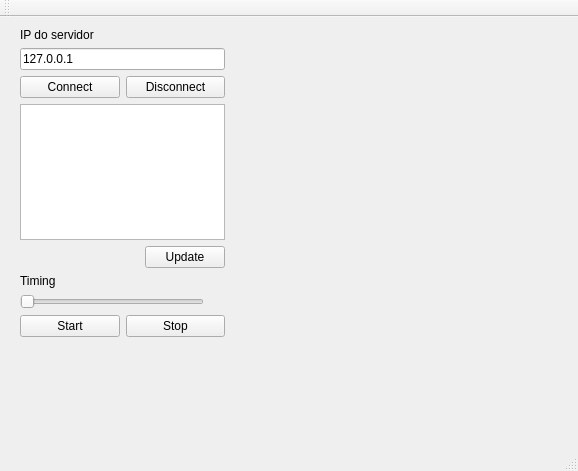
<?xml version="1.0" encoding="UTF-8"?>
<ui version="4.0">
 <class>MainWindow</class>
 <widget class="QMainWindow" name="MainWindow">
  <property name="geometry">
   <rect>
    <x>0</x>
    <y>0</y>
    <width>578</width>
    <height>471</height>
   </rect>
  </property>
  <property name="windowTitle">
   <string>MainWindow</string>
  </property>
  <widget class="QWidget" name="centralWidget">
   <widget class="QWidget" name="layoutWidget">
    <property name="geometry">
     <rect>
      <x>9</x>
      <y>0</y>
      <width>551</width>
      <height>331</height>
     </rect>
    </property>
    <layout class="QHBoxLayout" name="horizontalLayout_5" stretch="40,60">
     <item>
      <layout class="QHBoxLayout" name="horizontalLayout_4" stretch="4,0">
       <item>
        <layout class="QVBoxLayout" name="verticalLayout_3">
         <item>
          <widget class="QLabel" name="label_ip">
           <property name="text">
            <string>IP do servidor</string>
           </property>
          </widget>
         </item>
         <item>
          <widget class="QLineEdit" name="lineEdit_ipServ">
           <property name="text">
            <string>127.0.0.1</string>
           </property>
          </widget>
         </item>
         <item>
          <layout class="QHBoxLayout" name="horizontalLayout">
           <item>
            <widget class="QPushButton" name="pushButton_Connect">
             <property name="text">
              <string>Connect</string>
             </property>
            </widget>
           </item>
           <item>
            <widget class="QPushButton" name="pushButton_Disconnect">
             <property name="text">
              <string>Disconnect</string>
             </property>
            </widget>
           </item>
          </layout>
         </item>
         <item>
          <widget class="QListWidget" name="listWidget_maquinas"/>
         </item>
         <item>
          <layout class="QVBoxLayout" name="verticalLayout_2">
           <item>
            <widget class="QPushButton" name="pushButton_Update">
             <property name="sizePolicy">
              <sizepolicy hsizetype="Preferred" vsizetype="Preferred">
               <horstretch>0</horstretch>
               <verstretch>0</verstretch>
              </sizepolicy>
             </property>
             <property name="maximumSize">
              <size>
               <width>80</width>
               <height>25</height>
              </size>
             </property>
             <property name="layoutDirection">
              <enum>Qt::RightToLeft</enum>
             </property>
             <property name="text">
              <string>Update</string>
             </property>
            </widget>
           </item>
           <item>
            <layout class="QVBoxLayout" name="verticalLayout">
             <item>
              <widget class="QLabel" name="label_Time">
               <property name="text">
                <string>Timing</string>
               </property>
              </widget>
             </item>
             <item>
              <layout class="QHBoxLayout" name="horizontalLayout_3">
               <item>
                <widget class="QSlider" name="horizontalSlider_Timing">
                 <property name="minimum">
                  <number>1</number>
                 </property>
                 <property name="maximum">
                  <number>100</number>
                 </property>
                 <property name="tracking">
                  <bool>true</bool>
                 </property>
                 <property name="orientation">
                  <enum>Qt::Horizontal</enum>
                 </property>
                </widget>
               </item>
               <item>
                <widget class="QLabel" name="label_TimingVariavel">
                 <property name="minimumSize">
                  <size>
                   <width>15</width>
                   <height>0</height>
                  </size>
                 </property>
                 <property name="text">
                  <string/>
                 </property>
                </widget>
               </item>
              </layout>
             </item>
            </layout>
           </item>
          </layout>
         </item>
         <item>
          <layout class="QHBoxLayout" name="horizontalLayout_2">
           <item>
            <widget class="QPushButton" name="pushButton_Start">
             <property name="text">
              <string>Start</string>
             </property>
            </widget>
           </item>
           <item>
            <widget class="QPushButton" name="pushButton_Stop">
             <property name="text">
              <string>Stop</string>
             </property>
            </widget>
           </item>
          </layout>
         </item>
        </layout>
       </item>
       <item>
        <spacer name="horizontalSpacer">
         <property name="orientation">
          <enum>Qt::Horizontal</enum>
         </property>
         <property name="sizeHint" stdset="0">
          <size>
           <width>4</width>
           <height>20</height>
          </size>
         </property>
        </spacer>
       </item>
      </layout>
     </item>
     <item>
      <widget class="Plotter" name="widget" native="true"/>
     </item>
    </layout>
   </widget>
  </widget>
  <widget class="QMenuBar" name="menuBar">
   <property name="geometry">
    <rect>
     <x>0</x>
     <y>0</y>
     <width>578</width>
     <height>26</height>
    </rect>
   </property>
  </widget>
  <widget class="QToolBar" name="mainToolBar">
   <attribute name="toolBarArea">
    <enum>TopToolBarArea</enum>
   </attribute>
   <attribute name="toolBarBreak">
    <bool>false</bool>
   </attribute>
  </widget>
  <widget class="QStatusBar" name="statusBar"/>
 </widget>
 <layoutdefault spacing="6" margin="11"/>
 <customwidgets>
  <customwidget>
   <class>Plotter</class>
   <extends>QWidget</extends>
   <header>plotter.h</header>
   <container>1</container>
  </customwidget>
 </customwidgets>
 <resources/>
 <connections/>
</ui>
